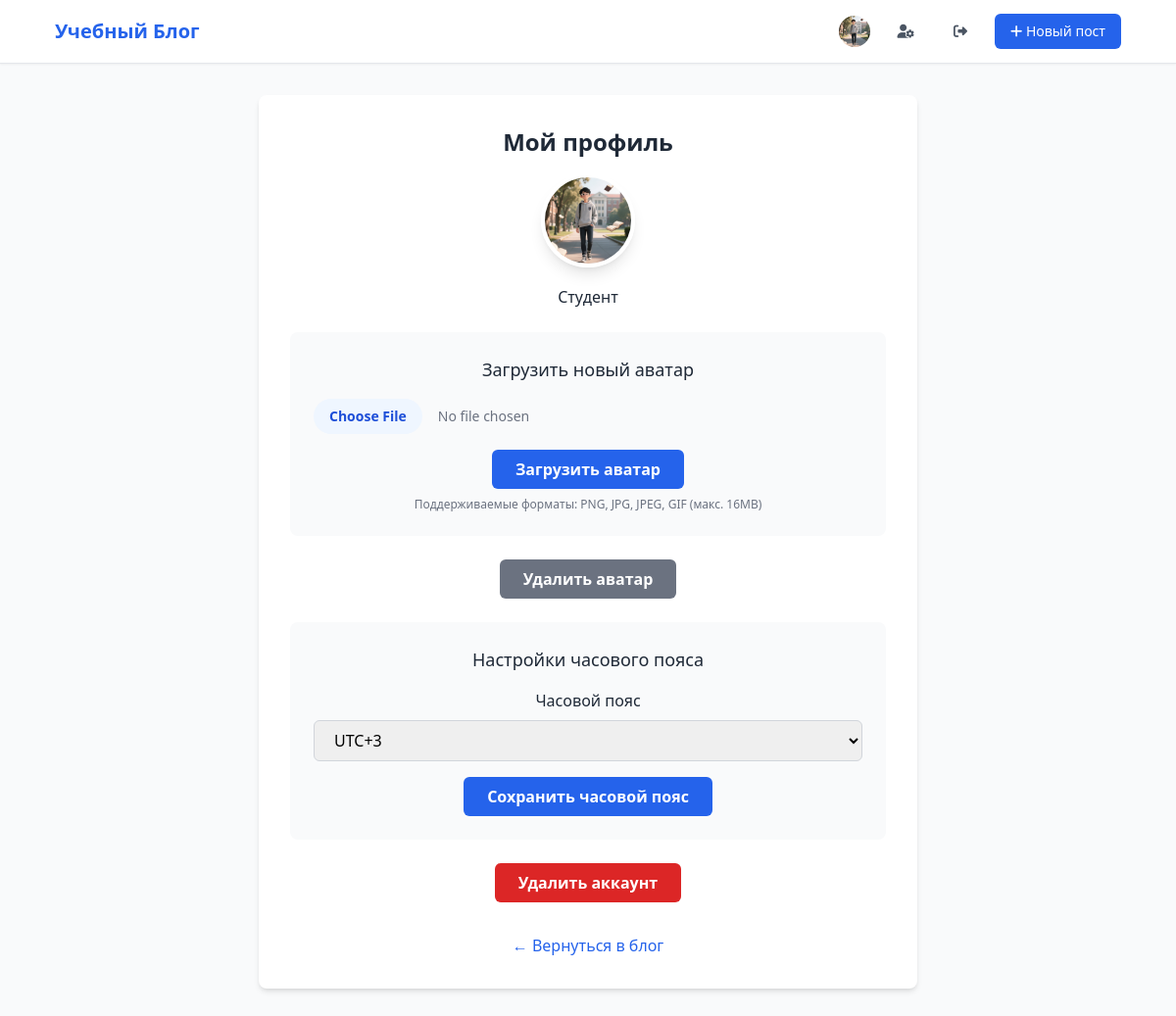
/profile (signed in), run on the app's committed database.
### tables this page shows
CREATE TABLE users (
            id INTEGER PRIMARY KEY AUTOINCREMENT,
            username TEXT UNIQUE NOT NULL,
            password_hash TEXT NOT NULL,
            email TEXT UNIQUE NOT NULL,
            avatar TEXT DEFAULT 'default.png',
            timezone_offset INTEGER DEFAULT 3
        );

### app.py (the view, shortened to what this page needs)
@app.route('/profile', methods=['GET', 'POST'])
def profile():
    if 'user_id' not in session:
        return redirect(url_for('login'))
    conn = get_db_connection()
    user = conn.execute('SELECT * FROM users WHERE id = ?', (session['user_id'],)).fetchone()
    conn.close()
    return render_template('profile.html', user=user)

### database.py (called while the page is built)
def get_db_connection():
    conn = sqlite3.connect(Config.DATABASE_PATH)
    conn.row_factory = sqlite3.Row
    return conn

### templates/profile.html (shortened to what this page needs)
{% extends "base.html" %}
{% block content %}
<div class="max-w-2xl mx-auto">
    <div class="bg-white rounded-lg shadow-md p-8">
        <div class="text-center mb-8">
            <h2 class="text-2xl font-bold text-gray-800 mb-4">Мой профиль</h2>
            <div class="mb-6">
                <div class="inline-block relative">
                    {% if user.avatar and user.avatar != 'default.png' %}
                        <img src="{{ url_for('static', filename='avatars/' + user.avatar) }}"
                             alt="Аватар"
                             class="w-24 h-24 rounded-full object-cover border-4 border-white shadow-lg">
                    {% else %}
                        <div class="avatar-circle avatar-{{ user.username|first|upper }} w-24 h-24 flex items-center justify-center text-3xl">
                            {{ user.username|first|upper }}
                        </div>
                    {% endif %}
                </div>
                <p class="mt-3 font-medium text-gray-800">{{ session.username }}</p>
            </div>
            <form method="POST" enctype="multipart/form-data" class="bg-gray-50 p-6 rounded-lg mb-6">
                <h3 class="text-lg font-medium text-gray-800 mb-4">Загрузить новый аватар</h3>
                <div class="mb-4">
                    <input type="file" id="avatar" name="avatar" accept="image/*"
                           class="block w-full text-sm text-gray-500
                                  file:mr-4 file:py-2 file:px-4
                                  file:rounded-full file:border-0
                                  file:text-sm file:font-semibold
                                  file:bg-blue-50 file:text-blue-700
                                  hover:file:bg-blue-100">
                </div>
                <button type="submit" class="bg-blue-600 hover:bg-blue-700 text-white font-bold py-2 px-6 rounded-md transition duration-200">
                    Загрузить аватар
                </button>
                <p class="text-xs text-gray-500 mt-2">Поддерживаемые форматы: PNG, JPG, JPEG, GIF (макс. 16MB)</p>
            </form>
            <form method="POST" class="mb-6">
                <button type="submit" name="remove_avatar" value="1"
                        class="bg-gray-500 hover:bg-gray-600 text-white font-bold py-2 px-6 rounded-md transition duration-200">
                    Удалить аватар
                </button>
            </form>
            <div class="bg-gray-50 p-6 rounded-lg mb-6">
                <h3 class="text-lg font-medium text-gray-800 mb-4">Настройки часового пояса</h3>
                <form method="POST">
                    <div class="mb-4">
                        <label for="timezone_offset" class="block text-gray-800 font-medium mb-2">Часовой пояс</label>
                        <select id="timezone_offset" name="timezone_offset"
                                class="w-full px-4 py-2 border border-gray-300 rounded-md focus:outline-none focus:ring-2 focus:ring-blue-500 focus:border-transparent">
                            {% for i in range(-12, 15) %}
                                <option value="{{ i }}" {% if user.timezone_offset == i %}selected{% endif %}>UTC{{ '+' if i >= 0 else '' }}{{ i }}</option>
                            {% endfor %}
                        </select>
                    </div>
                    <button type="submit" class="bg-blue-600 hover:bg-blue-700 text-white font-bold py-2 px-6 rounded-md transition duration-200">
                        Сохранить часовой пояс
                    </button>
                </form>
            </div>
            <form method="POST" class="mb-6">
                <button type="submit" name="delete_account" value="1"
                        class="bg-red-600 hover:bg-red-700 text-white font-bold py-2 px-6 rounded-md transition duration-200"
                        onclick="return confirm('Вы уверены, что хотите удалить свой аккаунт? Это действие необратимо.');">
                    Удалить аккаунт
                </button>
            </form>
        </div>
        <div class="text-center">
            <a href="{{ url_for('index') }}" class="text-blue-600 hover:text-blue-800 font-medium">
                ← Вернуться в блог
            </a>
        </div>
    </div>
</div>
{% endblock %}

### data on the page
users: avatar (picture), username "Студент", timezone_offset "UTC+3"
